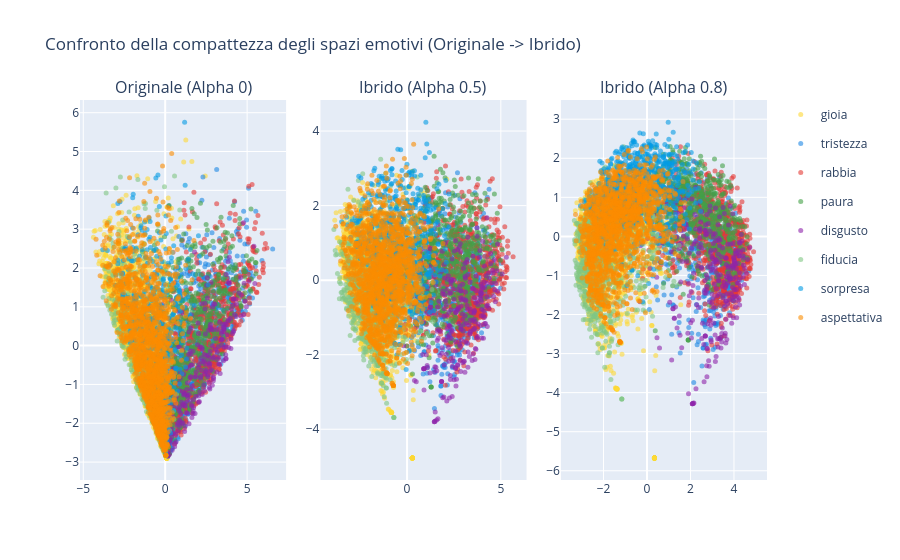

This figure's notebook cell:
### Markdown cell above
## Visualizzazione dei risultati
Visualizziamo i punteggi emotivi originali e ricalcolati per alcune parole chiave.

### Code cell
from Fase1.pca_utils import perform_pca_analysis
from Fase1.visualizer import plot_pca_single
from plotly.subplots import make_subplots
import plotly.graph_objects as go

# 1. PCA su dati Originali
dom_orig = df_emotions.idxmax(axis=1)
pca_orig = perform_pca_analysis(df_emotions, BASIC_EMOTIONS, dom_orig, scale=True)

# 2. PCA su dati Alpha 0.5 (Ibrido bilanciato)
dom_05 = df_alpha_05.idxmax(axis=1)
pca_05 = perform_pca_analysis(df_alpha_05, BASIC_EMOTIONS, dom_05, scale=True)

# 3. PCA su dati Alpha 0.8 (Dominanza distribuzionale)
dom_08 = df_alpha_08.idxmax(axis=1)
pca_08 = perform_pca_analysis(df_alpha_08, BASIC_EMOTIONS, dom_08, scale=True)

def compare_pca_layouts(pca_list, titles):
    fig = make_subplots(rows=1, cols=len(pca_list), subplot_titles=titles, horizontal_spacing=0.05)

    for i, pca_data in enumerate(pca_list):
        df = pca_data['df']
        for emo in BASIC_EMOTIONS:
            emo_data = df[df['Emozione Dominante'] == emo]
            fig.add_trace(
                go.Scatter(
                    x=emo_data['PC1'], y=emo_data['PC2'],
                    mode='markers',
                    marker=dict(color=EMOTION_COLORS[emo], size=5, opacity=0.6),
                    name=emo,
                    showlegend=(i == 0), # Mostra legenda solo per il primo grafico
                    legendgroup=emo
                ),
                row=1, col=i+1
            )

    fig.update_layout(title_text="Confronto della compattezza degli spazi emotivi (Originale -> Ibrido)")
    fig.show()

compare_pca_layouts([pca_orig, pca_05, pca_08], ["Originale (Alpha 0)", "Ibrido (Alpha 0.5)", "Ibrido (Alpha 0.8)"])

### Figure 1 — Plotly figure (JSON) as saved in the notebook; plotly's stock layout.template omitted (floating-point values rounded to 4 significant figures; data arrays with more than 128 entries replaced by an {"elided": "..."} marker saying what was removed)
{"data": [{"legendgroup": "gioia", "marker": {"color": "#FDD835", "opacity": 0.6, "size": 5}, "mode": "markers", "name": "gioia", "showlegend": true, "x": {"elided": "1632 float values"}, "y": {"elided": "1632 float values"}, "type": "scatter", "xaxis": "x", "yaxis": "y"}, {"legendgroup": "tristezza", "marker": {"color": "#1E88E5", "opacity": 0.6, "size": 5}, "mode": "markers", "name": "tristezza", "showlegend": true, "x": {"elided": "806 float values"}, "y": {"elided": "806 float values"}, "type": "scatter", "xaxis": "x", "yaxis": "y"}, {"legendgroup": "rabbia", "marker": {"color": "#E53935", "opacity": 0.6, "size": 5}, "mode": "markers", "name": "rabbia", "showlegend": true, "x": {"elided": "719 float values"}, "y": {"elided": "719 float values"}, "type": "scatter", "xaxis": "x", "yaxis": "y"}, {"legendgroup": "paura", "marker": {"color": "#43A047", "opacity": 0.6, "size": 5}, "mode": "markers", "name": "paura", "showlegend": true, "x": {"elided": "665 float values"}, "y": {"elided": "665 float values"}, "type": "scatter", "xaxis": "x", "yaxis": "y"}, {"legendgroup": "disgusto", "marker": {"color": "#8E24AA", "opacity": 0.6, "size": 5}, "mode": "markers", "name": "disgusto", "showlegend": true, "x": {"elided": "255 float values"}, "y": {"elided": "255 float values"}, "type": "scatter", "xaxis": "x", "yaxis": "y"}, {"legendgroup": "fiducia", "marker": {"color": "#81C784", "opacity": 0.6, "size": 5}, "mode": "markers", "name": "fiducia", "showlegend": true, "x": {"elided": "768 float values"}, "y": {"elided": "768 float values"}, "type": "scatter", "xaxis": "x", "yaxis": "y"}, {"legendgroup": "sorpresa", "marker": {"color": "#039BE5", "opacity": 0.6, "size": 5}, "mode": "markers", "name": "sorpresa", "showlegend": true, "x": {"elided": "472 float values"}, "y": {"elided": "472 float values"}, "type": "scatter", "xaxis": "x", "yaxis": "y"}, {"legendgroup": "aspettativa", "marker": {"color": "#FB8C00", "opacity": 0.6, "size": 5}, "mode": "markers", "name": "aspettativa", "showlegend": true, "x": {"elided": "1588 float values"}, "y": {"elided": "1588 float values"}, "type": "scatter", "xaxis": "x", "yaxis": "y"}, {"legendgroup": "gioia", "marker": {"color": "#FDD835", "opacity": 0.6, "size": 5}, "mode": "markers", "name": "gioia", "showlegend": false, "x": {"elided": "1314 float values"}, "y": {"elided": "1314 float values"}, "type": "scatter", "xaxis": "x2", "yaxis": "y2"}, {"legendgroup": "tristezza", "marker": {"color": "#1E88E5", "opacity": 0.6, "size": 5}, "mode": "markers", "name": "tristezza", "showlegend": false, "x": {"elided": "615 float values"}, "y": {"elided": "615 float values"}, "type": "scatter", "xaxis": "x2", "yaxis": "y2"}, {"legendgroup": "rabbia", "marker": {"color": "#E53935", "opacity": 0.6, "size": 5}, "mode": "markers", "name": "rabbia", "showlegend": false, "x": {"elided": "812 float values"}, "y": {"elided": "812 float values"}, "type": "scatter", "xaxis": "x2", "yaxis": "y2"}, {"legendgroup": "paura", "marker": {"color": "#43A047", "opacity": 0.6, "size": 5}, "mode": "markers", "name": "paura", "showlegend": false, "x": {"elided": "649 float values"}, "y": {"elided": "649 float values"}, "type": "scatter", "xaxis": "x2", "yaxis": "y2"}, {"legendgroup": "disgusto", "marker": {"color": "#8E24AA", "opacity": 0.6, "size": 5}, "mode": "markers", "name": "disgusto", "showlegend": false, "x": {"elided": "274 float values"}, "y": {"elided": "274 float values"}, "type": "scatter", "xaxis": "x2", "yaxis": "y2"}, {"legendgroup": "fiducia", "marker": {"color": "#81C784", "opacity": 0.6, "size": 5}, "mode": "markers", "name": "fiducia", "showlegend": false, "x": {"elided": "964 float values"}, "y": {"elided": "964 float values"}, "type": "scatter", "xaxis": "x2", "yaxis": "y2"}, {"legendgroup": "sorpresa", "marker": {"color": "#039BE5", "opacity": 0.6, "size": 5}, "mode": "markers", "name": "sorpresa", "showlegend": false, "x": {"elided": "650 float values"}, "y": {"elided": "650 float values"}, "type": "scatter", "xaxis": "x2", "yaxis": "y2"}, {"legendgroup": "aspettativa", "marker": {"color": "#FB8C00", "opacity": 0.6, "size": 5}, "mode": "markers", "name": "aspettativa", "showlegend": false, "x": {"elided": "1627 float values"}, "y": {"elided": "1627 float values"}, "type": "scatter", "xaxis": "x2", "yaxis": "y2"}, {"legendgroup": "gioia", "marker": {"color": "#FDD835", "opacity": 0.6, "size": 5}, "mode": "markers", "name": "gioia", "showlegend": false, "x": {"elided": "1221 float values"}, "y": {"elided": "1221 float values"}, "type": "scatter", "xaxis": "x3", "yaxis": "y3"}, {"legendgroup": "tristezza", "marker": {"color": "#1E88E5", "opacity": 0.6, "size": 5}, "mode": "markers", "name": "tristezza", "showlegend": false, "x": {"elided": "580 float values"}, "y": {"elided": "580 float values"}, "type": "scatter", "xaxis": "x3", "yaxis": "y3"}, {"legendgroup": "rabbia", "marker": {"color": "#E53935", "opacity": 0.6, "size": 5}, "mode": "markers", "name": "rabbia", "showlegend": false, "x": {"elided": "852 float values"}, "y": {"elided": "852 float values"}, "type": "scatter", "xaxis": "x3", "yaxis": "y3"}, {"legendgroup": "paura", "marker": {"color": "#43A047", "opacity": 0.6, "size": 5}, "mode": "markers", "name": "paura", "showlegend": false, "x": {"elided": "625 float values"}, "y": {"elided": "625 float values"}, "type": "scatter", "xaxis": "x3", "yaxis": "y3"}, {"legendgroup": "disgusto", "marker": {"color": "#8E24AA", "opacity": 0.6, "size": 5}, "mode": "markers", "name": "disgusto", "showlegend": false, "x": {"elided": "277 float values"}, "y": {"elided": "277 float values"}, "type": "scatter", "xaxis": "x3", "yaxis": "y3"}, {"legendgroup": "fiducia", "marker": {"color": "#81C784", "opacity": 0.6, "size": 5}, "mode": "markers", "name": "fiducia", "showlegend": false, "x": {"elided": "1112 float values"}, "y": {"elided": "1112 float values"}, "type": "scatter", "xaxis": "x3", "yaxis": "y3"}, {"legendgroup": "sorpresa", "marker": {"color": "#039BE5", "opacity": 0.6, "size": 5}, "mode": "markers", "name": "sorpresa", "showlegend": false, "x": {"elided": "746 float values"}, "y": {"elided": "746 float values"}, "type": "scatter", "xaxis": "x3", "yaxis": "y3"}, {"legendgroup": "aspettativa", "marker": {"color": "#FB8C00", "opacity": 0.6, "size": 5}, "mode": "markers", "name": "aspettativa", "showlegend": false, "x": {"elided": "1492 float values"}, "y": {"elided": "1492 float values"}, "type": "scatter", "xaxis": "x3", "yaxis": "y3"}], "layout": {"xaxis": {"anchor": "y", "domain": [0.0, 0.3]}, "yaxis": {"anchor": "x", "domain": [0.0, 1.0]}, "xaxis2": {"anchor": "y2", "domain": [0.35, 0.65]}, "yaxis2": {"anchor": "x2", "domain": [0.0, 1.0]}, "xaxis3": {"anchor": "y3", "domain": [0.7, 1.0]}, "yaxis3": {"anchor": "x3", "domain": [0.0, 1.0]}, "annotations": [{"font": {"size": 16}, "showarrow": false, "text": "Originale (Alpha 0)", "x": 0.15, "xanchor": "center", "xref": "paper", "y": 1.0, "yanchor": "bottom", "yref": "paper"}, {"font": {"size": 16}, "showarrow": false, "text": "Ibrido (Alpha 0.5)", "x": 0.5, "xanchor": "center", "xref": "paper", "y": 1.0, "yanchor": "bottom", "yref": "paper"}, {"font": {"size": 16}, "showarrow": false, "text": "Ibrido (Alpha 0.8)", "x": 0.85, "xanchor": "center", "xref": "paper", "y": 1.0, "yanchor": "bottom", "yref": "paper"}], "title": {"text": "Confronto della compattezza degli spazi emotivi (Originale -> Ibrido)"}}}
